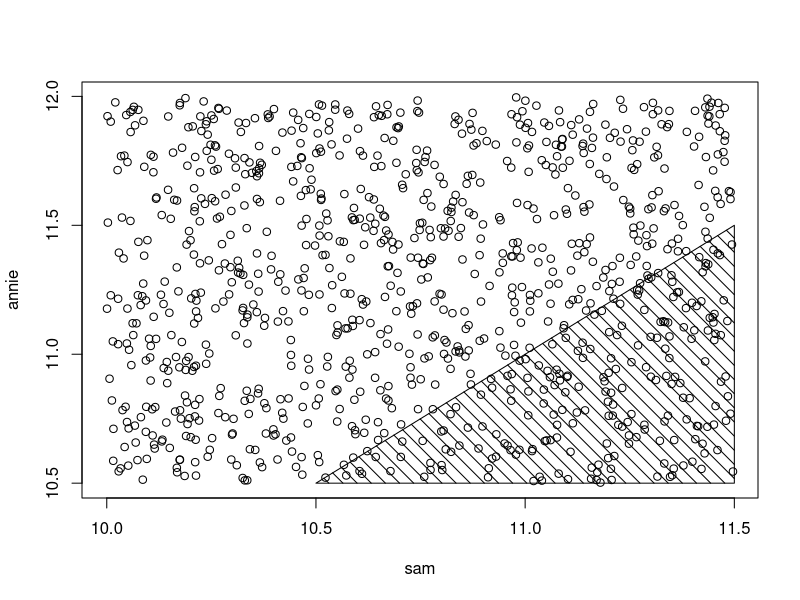

Write the R code that produced this figure.
#######################################################
###       MONTE CARLO METHODS IN INFERENCE          ###        ###
#######################################################

# Monte Carlo Methods may refer to any method in
# statistical inference or numerical analysis where
# simulation is used.

# Here we just look at inference.
# Can use MC to estimate parameters of sampling
# distribution of a statistic, mean squared error (MSE),
# percentiles, or other measures of interest.

# In statistical inference there is uncertainty
# in an estimate. The methods we are going to look at
# now use repeated sampling from a given probability
# model, known as parametric bootstrap, to investigate.

# We simulate the stochastic process that generated
# the data, repeatedly drawing samples under identical
# conditions.

# Other MC methods known as nonparametric use repeated
# sampling from an observed sample

### MONTE CARLO METHODS FOR ESTIMATION

## Let's begin with simply estimating a probability.
## Sometimes this is referred to as computing an
## expectation of a random variable.

## If you have a random variable X with a density function
## f(x) and we want to compute the expectation of a 
## function h(x) which models the probability of f(X),
## (or the area under the curve of f(x)), then h(x) can
## be expressed as the integral of f(x).

## Sam and Annie from 'Sleepless in Seattle'

## Let A and S represent Sam's and Annie's arrival
## times at the Empire State Building, where we measure
## the arrival time as the number of hours after noon.

## We assume A and S are independent and uniformly
## distributed and that Annie arrive somewhere between
## 10:30 and midnight and Sam arrives somewhere between
## 10:00 and 11:30PM.

## Our Questions are:
# 1) What is the probability that Annie arrives before Sam?
# 2) What is expected difference in arrival times?

## FIRST QUESTION
# We simulate a large number of values from distribution
# of (A,S) (say, 1000) where A and S are independent:

sam = runif(1000, 10, 11.5)
annie = runif(1000, 10.5, 12)

# We want the probability P(A < S) which is estimated by
# the proportion of simulated pairs (a,s) where a is smaller
# than s

prob = sum(annie < sam) / 1000 # sum() is vectorized
prob

# [1] 0.224
# Estimated probability that Annie arrives before Sam
# is 0.224

# shaded region shows area A < S

plot(sam,annie)
polygon(c(10.5, 11.5, 11.5, 10.5),
        c(10.5, 10.5, 11.5, 10.5), density = 10, angle = 135)

# standard error of this estimate is
sqrt(prob * (1 - prob) / 1000)
# [1] 0.01318423

## ESTIMATING AN EXPECTATION: Question #2
# What is the expected difference in the arrival times?

# Annie more likely to arrive later, so we model E(A-S)
difference = annie - sam

# Monte Carlo estimate is mean of these differences
mc.est = mean(difference)
mc.est
# [1] 0.485206

# Estimated standard error is sd of diffs divided by
# square root of simulation sample size:
se.est = sd(difference) / sqrt(1000)
c(mc.est, se.est)
# [1] 0.4852060 0.0194314

# So we estimate that Annie will arrive 0.485 hours
# after Sam arrives. Since standard error is only 
# 0.02 hours, we can be 95% confident that the true 
# difference is within 0.04 hours of this estimate

#### GENERAL CASE with standard Normal distributions

# Suppose the X1, X2 are iid from a standard normal 
# distribution. We want to estimate the mean difference
# E|X1 - X2| (expected value of absolute difference)

### Example of Basic Monte Carlo estimation

# This one is easy. We generate a large number of
# random samples of size 2 from a standard normal
# distribution, then compute the replicate pairs' mean
# differences, and then the mean of those differences.

m <- 1000
g <- numeric(m)
for (i in 1:m) {
  x <- rnorm(2)
  g[i] <- abs(x[1] - x[2])
}
est <- mean(g)
est

# [1] 1.098206
# this time we got 1.0982
# second time got 1.142562

# can prove by integration that it equals 2/sqrt(pi)
# or 1.128379 and that the variance is 2-4/(pi) and 
# the standard error of the estimate is

sqrt(sum((g - mean(g))^2)) / m

# or [1] 0.02709247 is this example

### Example of Estimating the MSE of a trimmed mean

# A trimmed mean can be used to estimate the center
# of a continuous symmetric distribution that is
# not normal

# You get a trimmed mean by averaging all but the
# largest and smallest sample observations.

# Here the center is 0, we implement by writing a for
# loop (could also use replicate() function)

n <- 20   # vector is 20 long
m <- 1000 # go for 1000 replications
tmean <- numeric(m) # initialize numeric vector of 1000
for (i in 1:m) {  # loop through 1000 times
  x <- sort(rnorm(n)) # sort n is vector of 20
  tmean[i] <- sum(x[2:(n-1)]) / (n-2) # trim off 
}                                     # first & last
mse <- mean(tmean^2) # determine mse
mse
sqrt(sum((tmean - mean(tmean))^2)) / m    #se

# [1] 0.04978369 here mse is 0.049

# true mse Var(X)/n = 1/20 or 0.05 here

# standard error (est) is [1] 0.007055548

### Estimate MSE of trimmed median

# actually, median is a trimmed mean
# So here we repeat for the median

n <- 20
m <- 1000
tmean <- numeric(m)
for (i in 1:m) {
  x <- sort(rnorm(n))
  tmean[i] <- median(x) # only difference in this line
}
mse <- mean(tmean^2)
mse
sqrt(sum((tmean - mean(tmean))^2)) / m    #se

# here [1] 0.07411576 is median (est)

# and standard error (est) [1] 0.008608699

##### ESTIMATING A CONFIDENCE LEVEL

# Often need to evaluate cdf of sampling distribution
# of a statistic, when density function is unknown.

# For example, often assume that sampled population is
# normally distributed. If population non-normal, true
# distribution of the estimator may be unknown / intractable.

# This is a problem of integration, when you can generate
# the distribution g(X) but the true function g(x) is
# unknown.

### Example of Confidence interval for variance

# Consider confidence interval for variance, is very
# sensitive to mild departures from normality. we can
# use MC methods to estimate true confidence level when
# the normal theory confidence interval for variance is
# applied to non-normal data.

# Here we calculate 95% Upper Confidence Limit (UCL)
# for random sample size n=20 from a 
# n(0, var=4) distribution (sigma-squared is 4 in this case)

n <- 20      # sample size
alpha <- .05  # alpha when want 95% UCL
x <- rnorm(n, mean=0, sd=2) # normal, variance = 4
# qchisq() is quantile function for chi-sq dist w/ df
(UCL <- (n-1) * var(x) / qchisq(alpha, df=n-1))

# Do it several times, Upper Confidence Limit
# (UCL) all contain sigma-squared = 4

# If we do this  a large number of times, approximately
# 95% of the intervals should contain sigma-squared (4)
# assuming sampled population is normal with a
# variance sigma-squared.

### Example of MC estimate of confidence level

# Simulation experiment: Repeat large number of times,
# compute the proportion of intervals that contain
# the target parameter

n <- 20
alpha <- .05
UCL <- replicate(1000, expr = { # we do above 1000 times
  x <- rnorm(n, mean = 0, sd = 2)
  (n-1) * var(x) / qchisq(alpha, df = n-1)
} )
# count the number of intervals that contain sigma^2=4
sum(UCL > 4)

# [1] 949

#or compute the mean to get the confidence level
mean(UCL > 4)

# [1] 0.949

# result is that 949 intervals satisfied (UCL > 4) so
# empirical confidence level is 94.9%, very close to
# theoretical value of 95%.

# Can show that standard error of the estimate
# at 95% UCL is exactly 0.00689

# Could also accomplish call above like this

# Use calcCI as function without replicate
calcCI <- function(n, alpha0) { # as a function
  y <- rnorm(n, mean = 0, sd = 2)
  return((n-1) * var(y) / qchisq(alpha, df = n-1))
} 

# put relicate, n, alpha here where call the function
UCL <- replicate(1000, expr = calcCI(n=20, alpha = .05))

# count the number of intervals that contain sigma^2=4
sum(UCL > 4)
mean(UCL > 4)

### Example of Empirical confidence level

# What happens is sampled population is non-normal?
# Suppose have sampled pop of chi-Sq(2) which has a
# variance of 4, but is distinctly non-normal.

# We simply repeat the simulation, replacing N(0,4)
# samples with Chi-Sq(2) samples

n <- 20
alpha <- .05
UCL <- replicate(1000, expr = {
  x <- rchisq(n, df = 2) # do not use rnorm() to sample
  (n-1) * var(x) / qchisq(alpha, df = n-1)
} )
sum(UCL > 4)
# [1] 794
mean(UCL > 4)
# [1] 0.794

# In this experiment, only 794 of the intervals contained
# the population variance, which is far less than the 95%
# coverage under normality.

## NOTE: all examples above are 'parametric' in sense that
## distribution of sampled population is specified. MC
## approach here is called 'parametric bootstrap'

## Is in contrast to the 'ordinary bootstrap' where samples
## are generated from observed samples where distribution 
## is NOT specified, is sometimes called 'non-parametric'
## and includes bootstrapping and jackknifing, which can
## also be used to estimate the bias and the standard
## error of an estimate.

#######################################################
#####                  NEXT  ARE                  #####
#####               HYPOTHESIS  TESTS             #####
#######################################################